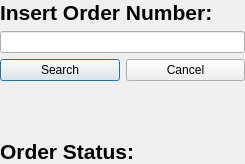
<?xml version="1.0" encoding="UTF-8"?>
<ui version="4.0">
 <class>showOrderStatusCentralWidget</class>
 <widget class="QWidget" name="showOrderStatusCentralWidget">
  <property name="geometry">
   <rect>
    <x>0</x>
    <y>0</y>
    <width>245</width>
    <height>164</height>
   </rect>
  </property>
  <property name="windowTitle">
   <string>Form</string>
  </property>
  <widget class="QWidget" name="">
   <property name="geometry">
    <rect>
     <x>0</x>
     <y>0</y>
     <width>245</width>
     <height>164</height>
    </rect>
   </property>
   <layout class="QVBoxLayout" name="verticalLayout_3">
    <item>
     <layout class="QVBoxLayout" name="verticalLayout_2">
      <item>
       <layout class="QVBoxLayout" name="verticalLayout">
        <item>
         <widget class="QLabel" name="label">
          <property name="font">
           <font>
            <pointsize>16</pointsize>
            <bold>true</bold>
           </font>
          </property>
          <property name="text">
           <string>Insert Order Number:</string>
          </property>
         </widget>
        </item>
        <item>
         <widget class="QLineEdit" name="lineEdit"/>
        </item>
       </layout>
      </item>
      <item>
       <layout class="QHBoxLayout" name="horizontalLayout">
        <item>
         <widget class="QPushButton" name="search_order_button">
          <property name="text">
           <string>Search</string>
          </property>
          <property name="default">
           <bool>true</bool>
          </property>
         </widget>
        </item>
        <item>
         <widget class="QPushButton" name="cancel_deletion_button">
          <property name="text">
           <string>Cancel</string>
          </property>
         </widget>
        </item>
       </layout>
      </item>
     </layout>
    </item>
    <item>
     <spacer name="verticalSpacer_3">
      <property name="orientation">
       <enum>Qt::Orientation::Vertical</enum>
      </property>
      <property name="sizeHint" stdset="0">
       <size>
        <width>20</width>
        <height>28</height>
       </size>
      </property>
     </spacer>
    </item>
    <item>
     <layout class="QHBoxLayout" name="horizontalLayout_2">
      <item>
       <widget class="QLabel" name="label_2">
        <property name="font">
         <font>
          <pointsize>16</pointsize>
          <bold>true</bold>
         </font>
        </property>
        <property name="text">
         <string>Order Status:</string>
        </property>
       </widget>
      </item>
      <item>
       <widget class="QLabel" name="searchedStatus">
        <property name="font">
         <font>
          <pointsize>16</pointsize>
          <bold>false</bold>
         </font>
        </property>
        <property name="text">
         <string/>
        </property>
       </widget>
      </item>
     </layout>
    </item>
   </layout>
  </widget>
 </widget>
 <resources/>
 <connections/>
</ui>
